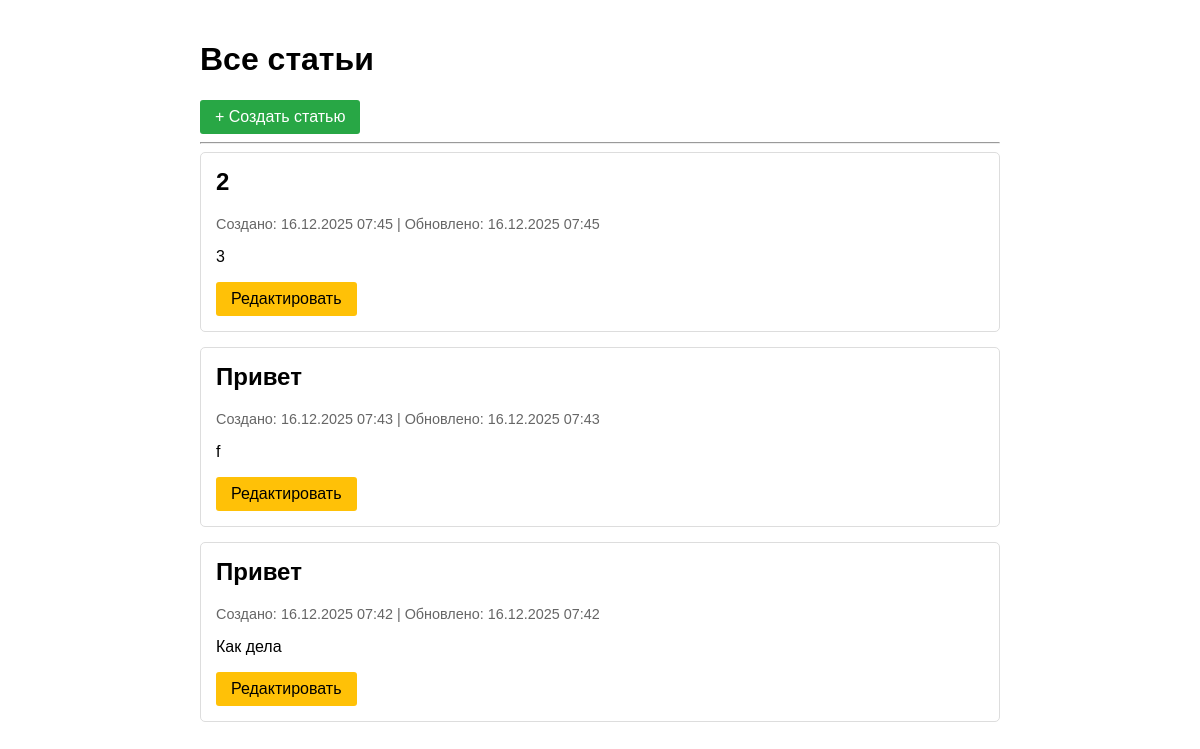
The app's page /articles/ with its own data.
### Artapp/models.py (models this page shows, shortened)
class Article(models.Model):
    title = models.CharField(max_length=200, verbose_name="Заголовок")
    content = models.TextField(verbose_name="Содержание")
    created_at = models.DateTimeField(auto_now_add=True)
    updated_at = models.DateTimeField(auto_now=True)

### Artapp/views.py (the view)
# urls.py: path('articles/', views.article_list, name='article_list'),
def article_list(request):
    articles = Article.objects.all().order_by('-created_at')
    return render(request, 'article_list.html', {'articles': articles})

### templates/article_list.html (shortened to what this page needs)
<!DOCTYPE html>
<html lang="ru">
<head>
</head>
<body>
    <h1>Все статьи</h1>
    <a href="{% url 'article_create' %}" class="btn btn-create">+ Создать статью</a>
    <hr>
    {% if articles %}
        {% for article in articles %}
        <div class="article">
            <h2>{{ article.title }}</h2>
            <p class="meta">
                Создано: {{ article.created_at|date:"d.m.Y H:i" }} |
                Обновлено: {{ article.updated_at|date:"d.m.Y H:i" }}
            </p>
            <p>{{ article.content|truncatechars:200 }}</p>
            <div class="actions">
                <a href="{% url 'article_edit' article.id %}" class="btn btn-edit">Редактировать</a>
            </div>
        </div>
        {% endfor %}
    {% else %}
        <p>Статей пока нет. <a href="{% url 'article_create' %}">Создайте первую!</a></p>
    {% endif %}
</body>
</html>

### templates/article_list.html (style rules this page uses)
body { font-family: Arial, sans-serif; max-width: 800px; margin: 0 auto; padding: 20px; }
.article { border: 1px solid #ddd; padding: 15px; margin-bottom: 15px; border-radius: 5px; }
.article h2 { margin-top: 0; }
.meta { color: #666; font-size: 0.9em; }
.actions { margin-top: 10px; }
.btn { display: inline-block; padding: 8px 15px; background: #007bff; color: white; text-decoration: none; border-radius: 3px; margin-right: 10px; }
.btn-create { background: #28a745; }
.btn-edit { background: #ffc107; color: black; }

### records on screen
Article: title "2", created_at "16.12.2025 07:45", updated_at "16.12.2025 07:45", content "3"
Article: title "Привет", created_at "16.12.2025 07:43", updated_at "16.12.2025 07:43", content "f"
Article: title "Привет", created_at "16.12.2025 07:42", updated_at "16.12.2025 07:42", content "Как дела"
